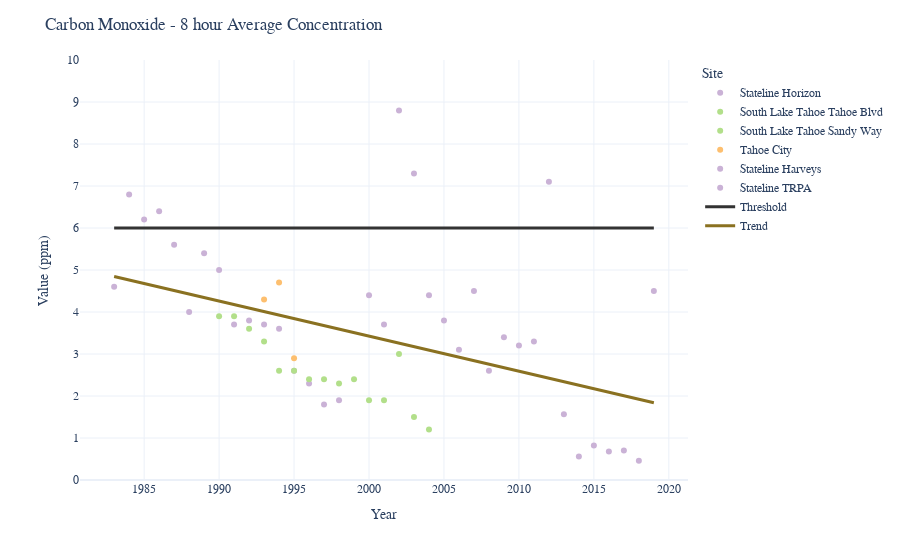

Write notebook code for a chart like this one.
### Markdown cell above
## Highest 8-Hour Average Concentration Of Carbon Monoxide

### Code cell
# set indicator
indicator = 'CO - HIGH 8 HR'

# limit rows to indicator
df8HRCO = dfAir.loc[dfAir['Indicator'] == indicator]
df = df8HRCO

# setup plot
fig = px.scatter(df, x = 'Year', y= 'Value', color='Site', 
                 color_discrete_map=color_discrete_map,
                 hover_data={'Year':False, # remove year from hover data
                             'Value':':.2f'
                             })

fig.update_traces(hovertemplate='<br>%{y:.2f} ppm')


# create threshold line
fig.add_trace(go.Scatter(
    y=df['Threshold Value'],
    x=df['Year'],
    name= "Threshold",
    line=dict(color='#333333', width=3),
    mode='lines',
    hovertemplate='Threshold :<br>%{y:.2f} ppm<extra></extra>'
))


# create trendline
fig2 = px.scatter(df, x = 'Year', y= 'Value', 
                 trendline='ols', trendline_color_override='#8a7121')

# set up trendline trace
trendline = fig2.data[1]

# get ols results
fit_results = px.get_trendline_results(fig2).px_fit_results.iloc[0]
# get beta value
beta = fit_results.params[1]
print("Beta = " + str(fit_results.params[1]))
# add beta value from trend line to data frame
dfAir.loc[dfAir['Indicator'] == indicator, 'Beta'] = fit_results.params[1]

# create variable of beta
slope = dfAir.loc[dfAir['Indicator'] == indicator, 'Beta']

# update trendline
trendline.update(showlegend=True, name="Trend", line_width=3, 
                 customdata=slope, hovertemplate='Trend :<br>%{customdata:.2f}<extra></extra>')

# add to figure
fig.add_trace(trendline)

# set layout
fig.update_layout(title="Carbon Monoxide - 8 hour Average Concentration",
                    font_family=font,
                    template=template,
                    showlegend=True,
                    hovermode="x unified",
                    xaxis = dict(
                        tickmode = 'linear',
                        tick0 = 1985,
                        dtick = 5
                    ),
                    yaxis = dict(
                        tickmode = 'linear',
                        tick0 = 0,
                        dtick = 1,
                        range=[0, 10],
                        title_text='Value (ppm)'
                    )
                 )

# show figure
fig.show()
# save to HTML
fig.write_html(os.path.join(workspace, "AirQuality_8hrCO.html"))

### Figure 1 — Plotly figure (JSON) as saved in the notebook; plotly's stock layout.template omitted (floating-point values rounded to 4 significant figures)
{"data": [{"customdata": [[1983, 4.6], [1984, 6.8], [1985, 6.2], [1986, 6.4], [1987, 5.6], [1988, 4], [1989, 5.4], [1990, 5], [1991, 3.7], [1992, 3.8], [1993, 3.7], [1994, 3.6], [1995, 2.6], [1996, 2.3], [1997, 1.8], [1998, 1.9]], "hovertemplate": "<br>%{y:.2f} ppm", "legendgroup": "Stateline Horizon", "marker": {"color": "#cab2d6", "symbol": "circle"}, "mode": "markers", "name": "Stateline Horizon", "orientation": "v", "showlegend": true, "type": "scatter", "x": [1983, 1984, 1985, 1986, 1987, 1988, 1989, 1990, 1991, 1992, 1993, 1994, 1995, 1996, 1997, 1998], "xaxis": "x", "y": [4.6, 6.8, 6.2, 6.4, 5.6, 4, 5.4, 5, 3.7, 3.8, 3.7, 3.6, 2.6, 2.3, 1.8, 1.9], "yaxis": "y"}, {"customdata": [[1990, 3.9], [1991, 3.9], [1992, 3.6]], "hovertemplate": "<br>%{y:.2f} ppm", "legendgroup": "South Lake Tahoe Tahoe Blvd", "marker": {"color": "#b2df8a", "symbol": "circle"}, "mode": "markers", "name": "South Lake Tahoe Tahoe Blvd", "orientation": "v", "showlegend": true, "type": "scatter", "x": [1990, 1991, 1992], "xaxis": "x", "y": [3.9, 3.9, 3.6], "yaxis": "y"}, {"customdata": [[1993, 3.3], [1994, 2.6], [1995, 2.6], [1996, 2.4], [1997, 2.4], [1998, 2.3], [1999, 2.4], [2000, 1.9], [2001, 1.9], [2002, 3], [2003, 1.5], [2004, 1.2]], "hovertemplate": "<br>%{y:.2f} ppm", "legendgroup": "South Lake Tahoe Sandy Way", "marker": {"color": "#b2df8a", "symbol": "circle"}, "mode": "markers", "name": "South Lake Tahoe Sandy Way", "orientation": "v", "showlegend": true, "type": "scatter", "x": [1993, 1994, 1995, 1996, 1997, 1998, 1999, 2000, 2001, 2002, 2003, 2004], "xaxis": "x", "y": [3.3, 2.6, 2.6, 2.4, 2.4, 2.3, 2.4, 1.9, 1.9, 3, 1.5, 1.2], "yaxis": "y"}, {"customdata": [[1993, 4.3], [1994, 4.7], [1995, 2.9]], "hovertemplate": "<br>%{y:.2f} ppm", "legendgroup": "Tahoe City", "marker": {"color": "#fdbf6f", "symbol": "circle"}, "mode": "markers", "name": "Tahoe City", "orientation": "v", "showlegend": true, "type": "scatter", "x": [1993, 1994, 1995], "xaxis": "x", "y": [4.3, 4.7, 2.9], "yaxis": "y"}, {"customdata": [[2000, 4.4], [2001, 3.7], [2002, 8.8], [2003, 7.3], [2004, 4.4], [2005, 3.8], [2006, 3.1], [2007, 4.5], [2008, 2.6], [2009, 3.4], [2010, 3.2], [2011, 3.3], [2012, 7.1]], "hovertemplate": "<br>%{y:.2f} ppm", "legendgroup": "Stateline Harveys", "marker": {"color": "#cab2d6", "symbol": "circle"}, "mode": "markers", "name": "Stateline Harveys", "orientation": "v", "showlegend": true, "type": "scatter", "x": [2000, 2001, 2002, 2003, 2004, 2005, 2006, 2007, 2008, 2009, 2010, 2011, 2012], "xaxis": "x", "y": [4.4, 3.7, 8.8, 7.3, 4.4, 3.8, 3.1, 4.5, 2.6, 3.4, 3.2, 3.3, 7.1], "yaxis": "y"}, {"customdata": [[2013, 1.563], [2014, 0.5583], [2015, 0.824], [2016, 0.6797], [2017, 0.7016], [2018, 0.4609], [2019, 4.5]], "hovertemplate": "<br>%{y:.2f} ppm", "legendgroup": "Stateline TRPA", "marker": {"color": "#cab2d6", "symbol": "circle"}, "mode": "markers", "name": "Stateline TRPA", "orientation": "v", "showlegend": true, "type": "scatter", "x": [2013, 2014, 2015, 2016, 2017, 2018, 2019], "xaxis": "x", "y": [1.563, 0.5583, 0.824, 0.6797, 0.7016, 0.4609, 4.5], "yaxis": "y"}, {"hovertemplate": "Threshold :<br>%{y:.2f} ppm<extra></extra>", "line": {"color": "#333333", "width": 3}, "mode": "lines", "name": "Threshold", "type": "scatter", "x": [1983, 1984, 1985, 1986, 1987, 1988, 1989, 1990, 1990, 1991, 1991, 1992, 1992, 1993, 1993, 1993, 1994, 1994, 1994, 1995, 1995, 1995, 1996, 1996, 1997, 1997, 1998, 1998, 1999, 2000, 2000, 2001, 2001, 2002, 2002, 2003, 2003, 2004, 2004, 2005, 2006, 2007, 2008, 2009, 2010, 2011, 2012, 2013, 2014, 2015, 2016, 2017, 2018, 2019], "y": [6, 6, 6, 6, 6, 6, 6, 6, 6, 6, 6, 6, 6, 6, 6, 6, 6, 6, 6, 6, 6, 6, 6, 6, 6, 6, 6, 6, 6, 6, 6, 6, 6, 6, 6, 6, 6, 6, 6, 6, 6, 6, 6, 6, 6, 6, 6, 6, 6, 6, 6, 6, 6, 6]}, {"customdata": [-0.08346, -0.08346, -0.08346, -0.08346, -0.08346, -0.08346, -0.08346, -0.08346, -0.08346, -0.08346, -0.08346, -0.08346, -0.08346, -0.08346, -0.08346, -0.08346, -0.08346, -0.08346, -0.08346, -0.08346, -0.08346, -0.08346, -0.08346, -0.08346, -0.08346, -0.08346, -0.08346, -0.08346, -0.08346, -0.08346, -0.08346, -0.08346, -0.08346, -0.08346, -0.08346, -0.08346, -0.08346, -0.08346, -0.08346, -0.08346, -0.08346, -0.08346, -0.08346, -0.08346, -0.08346, -0.08346, -0.08346, -0.08346, -0.08346, -0.08346, -0.08346, -0.08346, -0.08346, -0.08346], "hovertemplate": "Trend :<br>%{customdata:.2f}<extra></extra>", "legendgroup": "", "line": {"color": "#8a7121", "width": 3}, "marker": {"color": "#636efa", "symbol": "circle"}, "mode": "lines", "name": "Trend", "showlegend": true, "type": "scatter", "x": [1983, 1984, 1985, 1986, 1987, 1988, 1989, 1990, 1990, 1991, 1991, 1992, 1992, 1993, 1993, 1993, 1994, 1994, 1994, 1995, 1995, 1995, 1996, 1996, 1997, 1997, 1998, 1998, 1999, 2000, 2000, 2001, 2001, 2002, 2002, 2003, 2003, 2004, 2004, 2005, 2006, 2007, 2008, 2009, 2010, 2011, 2012, 2013, 2014, 2015, 2016, 2017, 2018, 2019], "xaxis": "x", "y": [4.845, 4.761, 4.678, 4.594, 4.511, 4.427, 4.344, 4.261, 4.261, 4.177, 4.177, 4.094, 4.094, 4.01, 4.01, 4.01, 3.927, 3.927, 3.927, 3.843, 3.843, 3.843, 3.76, 3.76, 3.676, 3.676, 3.593, 3.593, 3.509, 3.426, 3.426, 3.342, 3.342, 3.259, 3.259, 3.176, 3.176, 3.092, 3.092, 3.009, 2.925, 2.842, 2.758, 2.675, 2.591, 2.508, 2.424, 2.341, 2.257, 2.174, 2.091, 2.007, 1.924, 1.84], "yaxis": "y"}], "layout": {"font": {"family": "Calibri"}, "hovermode": "x unified", "legend": {"title": {"text": "Site"}, "tracegroupgap": 0}, "margin": {"t": 60}, "showlegend": true, "title": {"text": "Carbon Monoxide - 8 hour Average Concentration"}, "xaxis": {"anchor": "y", "domain": [0, 1], "dtick": 5, "tick0": 1985, "tickmode": "linear", "title": {"text": "Year"}}, "yaxis": {"anchor": "x", "domain": [0, 1], "dtick": 1, "range": [0, 10], "tick0": 0, "tickmode": "linear", "title": {"text": "Value (ppm)"}}}}
